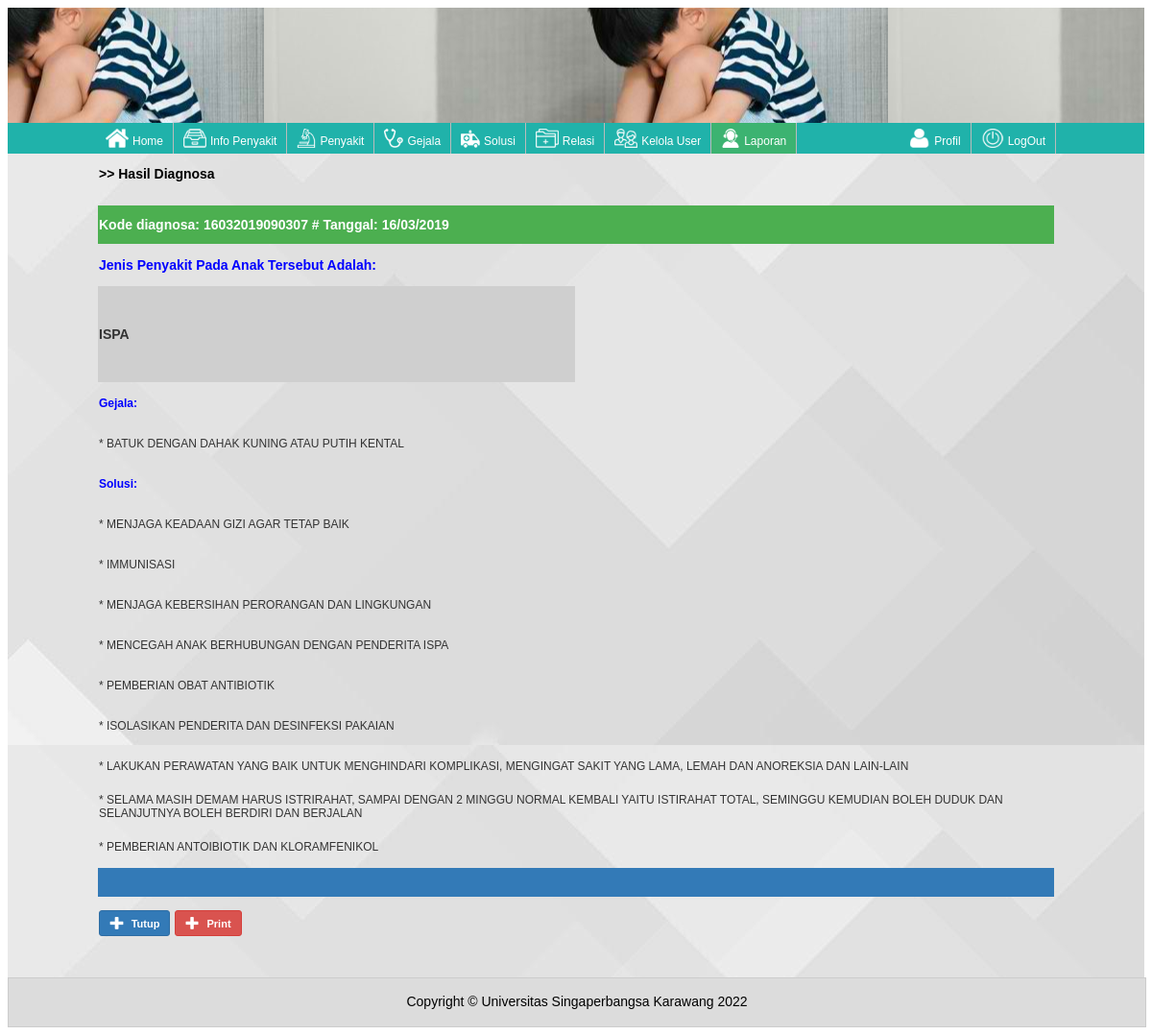
The page /admin/view_detail_diagnosa.php?log=16032019090307&peny=P03 (signed in) on the database its author committed.
### tables this page shows
CREATE TABLE IF NOT EXISTS `tbl_penyakit` (
`id` int(8) NOT NULL,
  `kode_penyakit` varchar(8) NOT NULL,
  `nama_penyakit` varchar(30) NOT NULL,
  `kategori` varchar(20) NOT NULL,
  `gambar` varchar(100) NOT NULL
);

CREATE TABLE IF NOT EXISTS `tbl_gejala` (
`id` int(8) NOT NULL,
  `kode_gejala` varchar(8) NOT NULL,
  `nama_gejala` text NOT NULL,
  `kategori` varchar(20) NOT NULL,
  `gambar` varchar(40) NOT NULL
);

CREATE TABLE IF NOT EXISTS `tbl_solusi` (
`id` int(8) NOT NULL,
  `kode_solusi` varchar(8) NOT NULL,
  `nama_solusi` text NOT NULL
);

### class/class_diagnosa.php (the view, shortened to what this page needs)
<?php
	class diagnosa
	{
		protected $db;
		public function __construct($cn)
		{
			$this->db =$cn;
		}
				?>
				</script> <?php
		function view_detail_diagnosa($log,$id)
		{
			$link = $this->db->db_conn();
			if ($id !=null)
			{
				$txt = "AND kode_penyakit='$id'";
			}
			else
			{
				$txt = "";
			}
			$qr_dia	= mysqli_query($link,"SELECT DISTINCT kode_penyakit,id_log,tanggal FROM tbl_diagnosa WHERE id_log ='$log' ".$txt);
			$row	= mysqli_num_rows($qr_dia);
			if ($row > 0)
			{
				while($rw_dia = mysqli_fetch_array($qr_dia))
				{
					echo "
						<tr class='h-40'><td colspan='2' class='fn14 blu fnb w-green'>Kode diagnosa: ".$rw_dia['id_log']." # Tanggal: ".$rw_dia['tanggal']."</td></tr>
					";
					$qr_pen = mysqli_query($link,"SELECT * FROM tbl_penyakit WHERE kode_penyakit ='". trim($rw_dia['kode_penyakit']) ."' ");
					$rw_pen	= mysqli_fetch_array($qr_pen);
					echo "
						<tr class='h-40'><td colspan='2' class='fn14 blu fnb w3-red'>Jenis Penyakit Pada Anak Tersebut Adalah:</td></tr>
						<tr class='h-100'>
							<td width='50%' class='fn14 gr2 w-grey-h fnb'>
								".$rw_pen['nama_penyakit']."<br>
							</td>
						</tr>
						<tr class='h-40'><td colspan='2' class='fn12 blu fnb w3-grey'>Gejala:</td></tr>
						";
						$qr_gej		= mysqli_query($link,"SELECT DISTINCT kode_gejala FROM tbl_diagnosa WHERE kode_penyakit = '".trim($rw_dia['kode_penyakit'])."' AND id_log ='".$log."' ");
						while ($rw_gej	= mysqli_fetch_array($qr_gej))
						{
							$qr_gej_det		= mysqli_query($link,"SELECT * FROM tbl_gejala WHERE kode_gejala = '".trim($rw_gej['kode_gejala'])."' ");
							while ($rw_gej_det	= mysqli_fetch_array($qr_gej_det))
							{
								echo "<tr class='h-40'><td colspan='2' class='fn12 gr2'> * ".trim($rw_gej_det['nama_gejala'])."</td></tr>";
							}
						}
						echo "<tr class='h-40'><td colspan='2' class='fn12 blu fnb w3-grey'>Solusi: </td></tr>";
						$qr_sol		= mysqli_query($link,"SELECT  * FROM tbl_penyakit_solusi WHERE kode_penyakit = '".trim($rw_dia['kode_penyakit'])."' ");
						while ($rw_sol	= mysqli_fetch_array($qr_sol))
						{
							$qr_sol_det		= mysqli_query($link,"SELECT * FROM tbl_solusi WHERE kode_solusi = '".trim($rw_sol['kode_solusi'])."' ");
							while ($rw_sol_det	= mysqli_fetch_array($qr_sol_det))
							{
								echo "<tr class='h-40'><td colspan='2' class='fn12 gr2'> * ".trim($rw_sol_det['nama_solusi'])."</td></tr>";
							}
						}
				}
			}
		}
	}
?>

### css/style.css (style rules this page uses)
body { background-color: #FFFFF; font-family:arial; font-size:11px; }
.h-40 { height:40px }
.h-100 { height:100px }
.fn12 { font-family:Verdana, Arial, Helvetica, sans-serif; font-size: 12px; }
.fn14 { font-family:Arial; font-size:14; }
.fnb { font-weight:bold }
.gr2 { color:#333; }
.blu { color:#0000FF; }

### css/cus.css (style rules this page uses)
.w-grey-h { color:#333!important;background-color:#cfcfcf!important }
.w-green { color:#fff!important;background-color:#4CAF50!important }

### rows shown on the page
tbl_penyakit: nama_penyakit "ISPA"
tbl_gejala: nama_gejala "BATUK DENGAN DAHAK KUNING ATAU PUTIH KENTAL"
tbl_solusi: nama_solusi "MENJAGA KEADAAN GIZI AGAR TETAP BAIK"
tbl_solusi: nama_solusi "IMMUNISASI"
tbl_solusi: nama_solusi "MENJAGA KEBERSIHAN PERORANGAN DAN LINGKUNGAN"
tbl_solusi: nama_solusi "MENCEGAH ANAK BERHUBUNGAN DENGAN PENDERITA ISPA"
tbl_solusi: nama_solusi "PEMBERIAN OBAT ANTIBIOTIK"
tbl_solusi: nama_solusi "ISOLASIKAN PENDERITA DAN DESINFEKSI PAKAIAN"
tbl_solusi: nama_solusi "LAKUKAN PERAWATAN YANG BAIK UNTUK MENGHINDARI KOMPLIKASI, MENGINGAT SAKIT YANG LAMA, LEMAH DAN ANOREKSIA DAN LAIN-LAIN"
tbl_solusi: nama_solusi "SELAMA MASIH DEMAM HARUS ISTRIRAHAT, SAMPAI DENGAN 2 MINGGU NORMAL KEMBALI YAITU ISTIRAHAT TOTAL, SEMINGGU KEMUDIAN BOLEH DUDUK DAN SELANJUTNYA BOLEH BERDIRI DAN BERJALAN"
tbl_solusi: nama_solusi "PEMBERIAN ANTOIBIOTIK DAN KLORAMFENIKOL"

### other values the page prints
$rw_dia['id_log'] "16032019090307"
$rw_dia['tanggal'] "16/03/2019"
